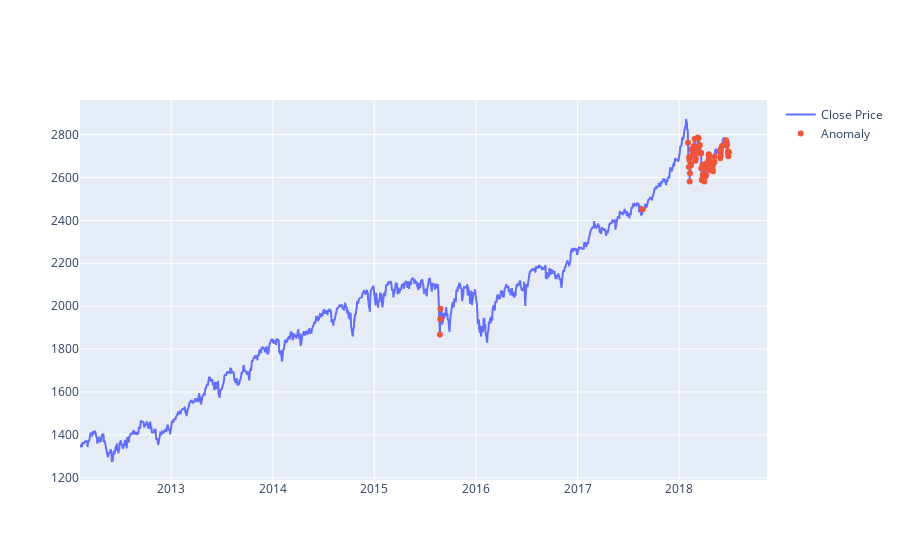

Notebook code for this chart:
### Code cell
fig = go.Figure()
fig.add_trace(go.Scatter(x=test_score_df["date"], 
                         y=scaler.inverse_transform(test_score_df["close"]),
                         mode="lines", 
                         name="Close Price"))

fig.add_trace(go.Scatter(x=anomallis["date"], 
                         y=scaler.inverse_transform(anomallis["close"]),
                         mode="markers", 
                         name="Anomaly"))
fig.update_layout(showlegend=True)
fig.show()
